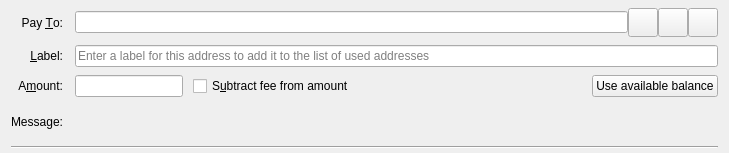
<?xml version="1.0" encoding="UTF-8"?>
<ui version="4.0">
 <class>SendCoinsEntry</class>
 <widget class="QWidget" name="SendCoinsEntry">
  <property name="geometry">
   <rect>
    <x>0</x>
    <y>0</y>
    <width>729</width>
    <height>153</height>
   </rect>
  </property>
  <property name="focusPolicy">
   <enum>Qt::TabFocus</enum>
  </property>
  <property name="autoFillBackground">
   <bool>false</bool>
  </property>
  <layout class="QGridLayout" name="gridLayout">
   <property name="topMargin">
    <number>8</number>
   </property>
   <property name="bottomMargin">
    <number>4</number>
   </property>
   <property name="horizontalSpacing">
    <number>12</number>
   </property>
   <property name="verticalSpacing">
    <number>8</number>
   </property>
   <item row="0" column="0">
    <widget class="QLabel" name="payToLabel">
     <property name="text">
      <string>Pay &amp;To:</string>
     </property>
     <property name="alignment">
      <set>Qt::AlignRight|Qt::AlignTrailing|Qt::AlignVCenter</set>
     </property>
     <property name="buddy">
      <cstring>payTo</cstring>
     </property>
    </widget>
   </item>
   <item row="0" column="1">
    <layout class="QHBoxLayout" name="payToLayout">
     <property name="spacing">
      <number>0</number>
     </property>
     <item>
      <widget class="QValidatedLineEdit" name="payTo">
       <property name="toolTip">
        <string>The Koyotecoin address to send the payment to</string>
       </property>
      </widget>
     </item>
     <item>
      <widget class="QToolButton" name="addressBookButton">
       <property name="toolTip">
        <string>Choose previously used address</string>
       </property>
       <property name="text">
        <string/>
       </property>
       <property name="icon">
        <iconset resource="../koyotecoin.qrc">
         <normaloff>:/icons/address-book</normaloff>:/icons/address-book</iconset>
       </property>
       <property name="iconSize">
        <size>
         <width>22</width>
         <height>22</height>
        </size>
       </property>
       <property name="shortcut">
        <string>Alt+A</string>
       </property>
      </widget>
     </item>
     <item>
      <widget class="QToolButton" name="pasteButton">
       <property name="toolTip">
        <string>Paste address from clipboard</string>
       </property>
       <property name="text">
        <string/>
       </property>
       <property name="icon">
        <iconset resource="../koyotecoin.qrc">
         <normaloff>:/icons/editpaste</normaloff>:/icons/editpaste</iconset>
       </property>
       <property name="iconSize">
        <size>
         <width>22</width>
         <height>22</height>
        </size>
       </property>
       <property name="shortcut">
        <string>Alt+P</string>
       </property>
      </widget>
     </item>
     <item>
      <widget class="QToolButton" name="deleteButton">
       <property name="toolTip">
        <string>Remove this entry</string>
       </property>
       <property name="text">
        <string/>
       </property>
       <property name="icon">
        <iconset resource="../koyotecoin.qrc">
         <normaloff>:/icons/remove</normaloff>:/icons/remove</iconset>
       </property>
       <property name="iconSize">
        <size>
         <width>22</width>
         <height>22</height>
        </size>
       </property>
      </widget>
     </item>
    </layout>
   </item>
   <item row="1" column="0">
    <widget class="QLabel" name="labellLabel">
     <property name="text">
      <string>&amp;Label:</string>
     </property>
     <property name="alignment">
      <set>Qt::AlignRight|Qt::AlignTrailing|Qt::AlignVCenter</set>
     </property>
     <property name="buddy">
      <cstring>addAsLabel</cstring>
     </property>
    </widget>
   </item>
   <item row="1" column="1">
    <widget class="QLineEdit" name="addAsLabel">
     <property name="toolTip">
      <string>Enter a label for this address to add it to the list of used addresses</string>
     </property>
     <property name="placeholderText">
      <string>Enter a label for this address to add it to the list of used addresses</string>
     </property>
    </widget>
   </item>
   <item row="2" column="0">
    <widget class="QLabel" name="amountLabel">
     <property name="text">
      <string>A&amp;mount:</string>
     </property>
     <property name="alignment">
      <set>Qt::AlignRight|Qt::AlignTrailing|Qt::AlignVCenter</set>
     </property>
     <property name="buddy">
      <cstring>payAmount</cstring>
     </property>
    </widget>
   </item>
   <item row="2" column="1">
    <layout class="QHBoxLayout" name="horizontalLayoutAmount" stretch="0,0,1,0">
     <item>
      <widget class="KoyotecoinAmountField" name="payAmount">
       <property name="toolTip">
        <string>The amount to send in the selected unit</string>
       </property>
      </widget>
     </item>
     <item>
      <spacer name="horizontalSpacer">
       <property name="orientation">
        <enum>Qt::Horizontal</enum>
       </property>
       <property name="sizeType">
        <enum>QSizePolicy::Fixed</enum>
       </property>
       <property name="sizeHint" stdset="0">
        <size>
         <width>10</width>
         <height>20</height>
        </size>
       </property>
      </spacer>
     </item>
     <item>
      <widget class="QCheckBox" name="checkboxSubtractFeeFromAmount">
       <property name="toolTip">
        <string>The fee will be deducted from the amount being sent. The recipient will receive less koyotecoins than you enter in the amount field. If multiple recipients are selected, the fee is split equally.</string>
       </property>
       <property name="text">
        <string>S&amp;ubtract fee from amount</string>
       </property>
      </widget>
     </item>
     <item>
      <widget class="QPushButton" name="useAvailableBalanceButton">
       <property name="text">
        <string>Use available balance</string>
       </property>
      </widget>
     </item>
    </layout>
   </item>
   <item row="3" column="0">
    <widget class="QLabel" name="messageLabel">
     <property name="text">
      <string>Message:</string>
     </property>
     <property name="alignment">
      <set>Qt::AlignRight|Qt::AlignTrailing|Qt::AlignVCenter</set>
     </property>
    </widget>
   </item>
   <item row="3" column="1">
    <widget class="QLabel" name="messageTextLabel">
     <property name="toolTip">
      <string>A message that was attached to the koyotecoin: URI which will be stored with the transaction for your reference. Note: This message will not be sent over the Koyotecoin network.</string>
     </property>
     <property name="textFormat">
      <enum>Qt::PlainText</enum>
     </property>
    </widget>
   </item>
   <item row="4" column="0" colspan="2">
    <widget class="Line" name="line">
     <property name="orientation">
      <enum>Qt::Horizontal</enum>
     </property>
    </widget>
   </item>
  </layout>
 </widget>
 <customwidgets>
  <customwidget>
   <class>QValidatedLineEdit</class>
   <extends>QLineEdit</extends>
   <header>qt/qvalidatedlineedit.h</header>
  </customwidget>
  <customwidget>
   <class>KoyotecoinAmountField</class>
   <extends>QLineEdit</extends>
   <header>qt/koyotecoinamountfield.h</header>
   <container>1</container>
  </customwidget>
 </customwidgets>
 <tabstops>
  <tabstop>payTo</tabstop>
  <tabstop>addressBookButton</tabstop>
  <tabstop>pasteButton</tabstop>
  <tabstop>deleteButton</tabstop>
  <tabstop>addAsLabel</tabstop>
  <tabstop>payAmount</tabstop>
 </tabstops>
 <resources>
  <include location="../koyotecoin.qrc"/>
 </resources>
 <connections/>
</ui>
